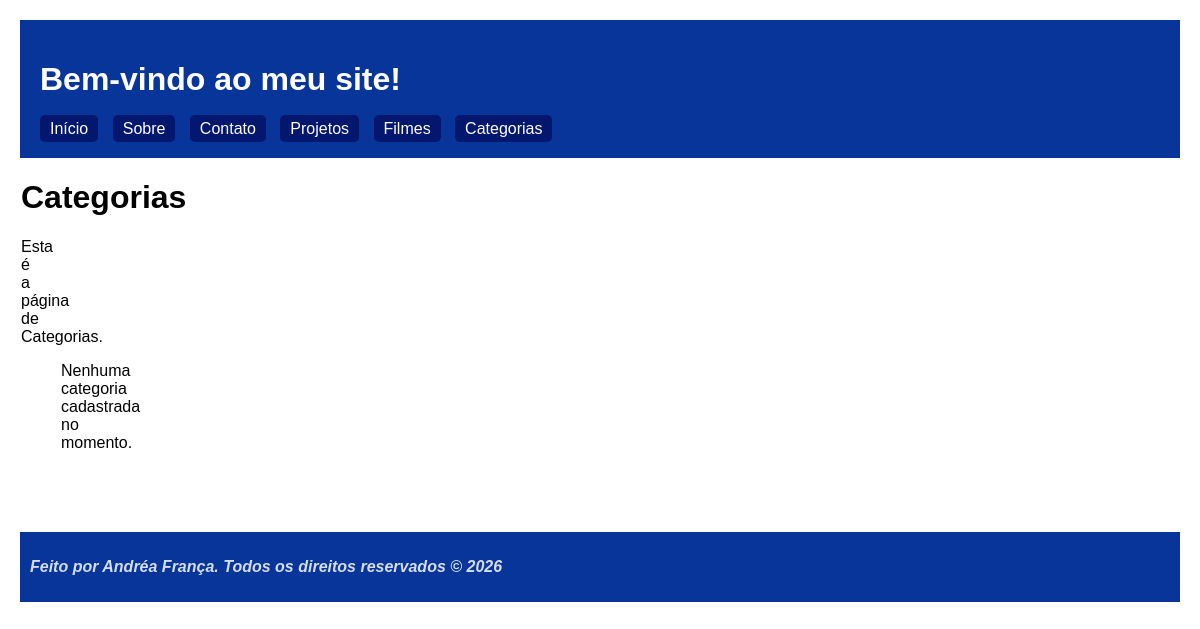
The page /categoria/ on the database as committed earlier.
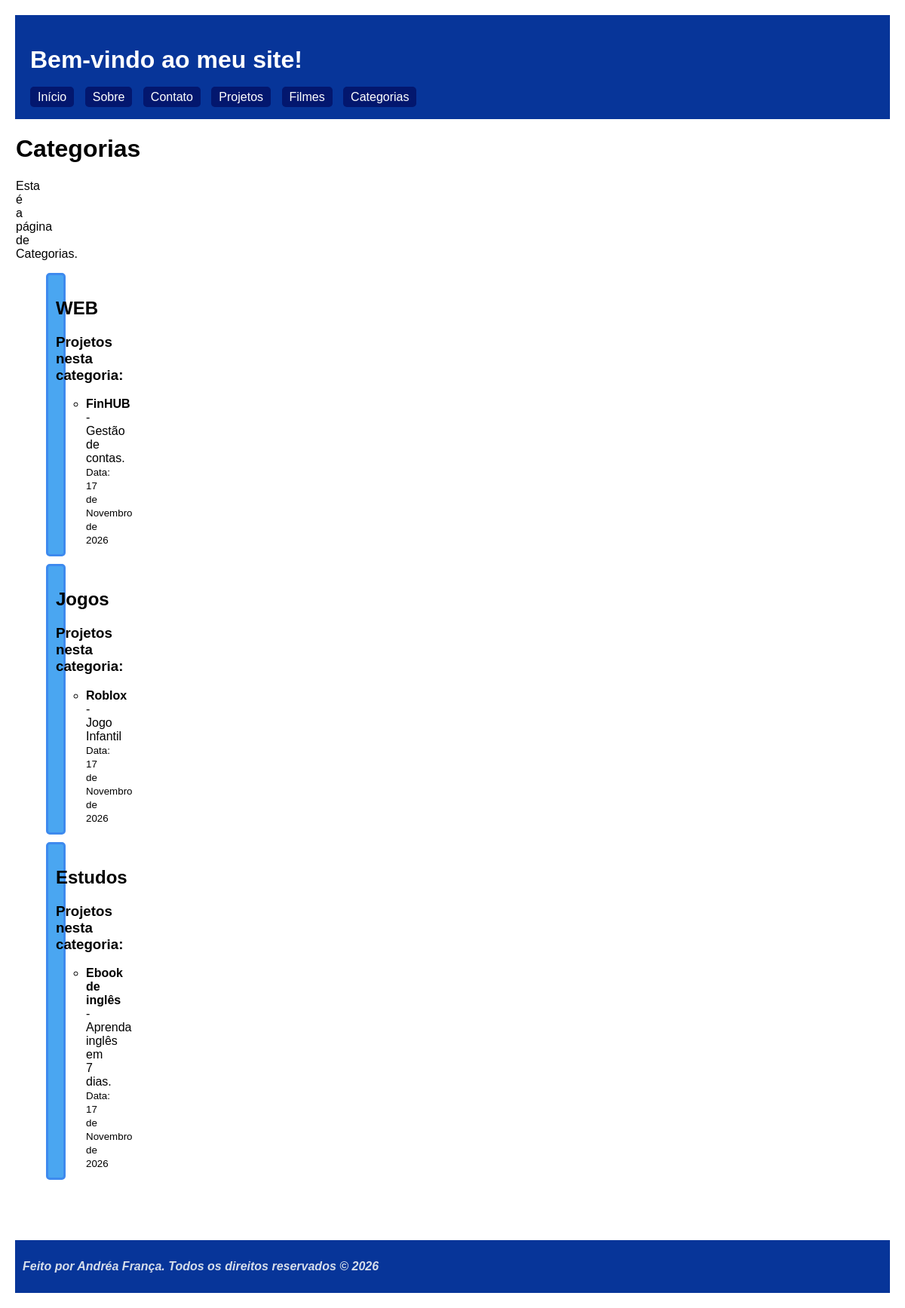
The same page on the database as committed later.
### paginas/models.py (models this page shows, shortened)
class Categoria(models.Model):
    nome = models.CharField(max_length=100)

class Projeto(models.Model):
    nome = models.CharField(max_length=200)
    descricao = models.TextField()
    data_criacao = models.DateField(auto_now_add=True)
    categoria = models.ForeignKey(
        Categoria,
        on_delete=models.SET_NULL,
        null=True, blank=True
    )

### paginas/views.py (the view)
# urls.py: path('categoria/', views.listar_categoria, name='categoria'),
def listar_categoria(request):
    contexto = {
        'categorias': Categoria.objects.all(),
    }
    return render(request, 'categoria.html', contexto)  # Padronizado para o plural

### paginas/templates/categoria.html
{% extends "base.html" %}
{% block conteudo %}
<h1>Categorias</h1>
<p>Esta é a página de Categorias.</p>
<ul>
    {% for categoria in categorias %}
        <li class="cartao">
            <h2>{{ categoria.nome }}</h2>
            <h3>Projetos nesta categoria:</h3>
            <ul>
                {% for projeto in categoria.projeto_set.all %}
                    <li>
                        <strong>{{ projeto.nome }}</strong> - {{ projeto.descricao }}
                        <br><small>Data: {{ projeto.data_criacao }}</small>
                    </li>
                {% empty %}
                    <li><em>Nenhum projeto cadastrado nesta categoria.</em></li>
                {% endfor %}
            </ul>
        </li>
    {% empty %}
        <p>Nenhuma categoria cadastrada no momento.</p>
    {% endfor %}
</ul>
{% endblock %}

Rows that differ between the two databases and show on the page:
added Categoria: nome "WEB"
added Projeto: nome "FinHUB", descricao "Gestão de contas.", data_criacao "17 de Novembro de 2026", shown under "WEB"
added Categoria: nome "Jogos"
added Projeto: nome "Roblox", descricao "Jogo Infantil", data_criacao "17 de Novembro de 2026", shown under "Jogos"
added Categoria: nome "Estudos"
added Projeto: nome "Ebook de inglês", descricao "Aprenda inglês em 7 dias.", data_criacao "17 de Novembro de 2026", shown under "Estudos"
Other text that changed with them:
text no longer shown: "Nenhuma categoria cadastrada no momento."
